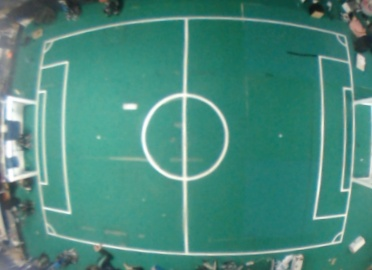
#> input picture Project1-robot_localization/Program/Kamera_lapangan/kamera_atas.jpg, 372 x 270 px
$ python calibrate.py
#> lines starting #> are read from the running program, lines starting #| are printed output that depends on the picture
##import numpy as np
##import cv2
##import glob
##
### termination criteria
##criteria = (cv2.TERM_CRITERIA_EPS + cv2.TERM_CRITERIA_MAX_ITER, 30, 0.001)
##
### prepare object points, like (0,0,0), (1,0,0), (2,0,0) ....,(6,5,0)
##objp = np.zeros((6*7,3), np.float32)
##objp[:,:2] = np.mgrid[0:7,0:6].T.reshape(-1,2)
##
### Arrays to store object points and image points from all the images.
# [8 lines of commented-out code are left out]
### Find the chess board corners
##ret, corners = cv2.findChessboardCorners(gray, (7,6),None)
##print(corners)
##print("=====")
##
### If found, add object points, image points (after refining them)
# [20 lines of commented-out code are left out]


import numpy as np
import cv2

img = cv2.imread('kamera_atas.jpg')
#> img is the input picture: shape (270, 372, 3); mean B, G, R 124.9, 137.9, 73.4
gray = cv2.cvtColor(img,cv2.COLOR_BGR2GRAY)
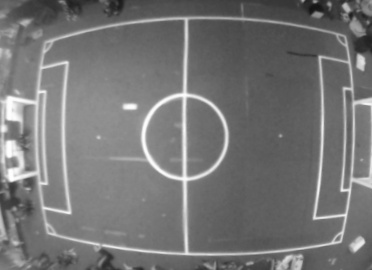
#> gray: shape (270, 372); min 19, max 255, mean 117.1

objp = np.zeros((10*7,3), np.float32)
objp[:,:2] = np.mgrid[0:7,0:10].T.reshape(-1,2)
objpoints = []
objpoints.append(objp)

imgpoints = np.array([[[[47,232]],[[42,203]],[[37,171]],[[36,138]],[[37,104]],[[39,71]],[[44,42]],
                       [[71,237]],[[66,207]],[[60,173]],[[48,137]],[[59,101]],[[62,66]],[[67,35]],
                       [[98,243]],[[94,212]],[[90,175]],[[88,136]],[[88,97]],[[91,60]],[[96,28]],
                       [[130,248]],[[127,215]],[[122,178]],[[123,136]],[[124,94]],[[126,56]],[[129,22]],
                       [[167,252]],[[165,218]],[[164,179]],[[163,136]],[[163,93]],[[164,52]],[[166,18]],
                       [[206,253]],[[205,220]],[[205,180]],[[206,137]],[[206,93]],[[206,52]],[[206,17]],
                       [[244,253]],[[246,219]],[[248,180]],[[249,136]],[[250,94]],[[249,53]],[[246,19]],
                       [[280,250]],[[285,217]],[[289,179]],[[290,138]],[[290,96]],[[287,56]],[[283,22]],
                       [[312,245]],[[318,214]],[[322,177]],[[324,139]],[[324,99]],[[322,61]],[[317,29]],
                       [[340,240]],[[347,211]],[[351,176]],[[353,140]],[[353,103]],[[350,67]],[[344,35]]]],dtype='f')

ret, mtx, dist, rvecs, tvecs = cv2.calibrateCamera(objpoints, imgpoints, gray.shape[::-1],None,None)
#> ret = 1.45; dist = [[-1, 0.935, 0.00348, 0.00579, -0.275]]; rvecs = ([0.0661, 0.14, -1.56],); tvecs = ([-4.78, 2.76, 9.75],)

h,  w = img.shape[:2]
#> h = 270; w = 372
newcameramtx, roi=cv2.getOptimalNewCameraMatrix(mtx,dist,(w,h),1,(w,h))
#> roi = (14, 36, 333, 201)
# undistort
dst = cv2.undistort(img, mtx, dist, None, newcameramtx)
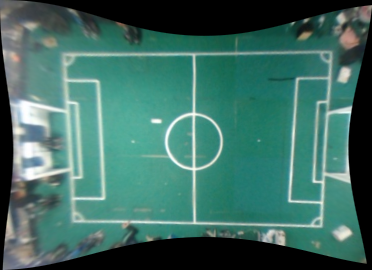
#> dst: shape (270, 372, 3); mean B, G, R 99.5, 108.6, 62.9
# crop the image
x,y,w,h = roi
dst = dst[y:y+h, x:x+w]
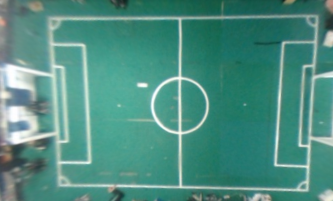
#> dst: shape (201, 333, 3); mean B, G, R 129.5, 142, 78.6
##cv2.imwrite('calibresult.jpg',dst)
np.save('mtx.npy', mtx)
np.save('dist.npy', dist)
np.save('newcameramtx.npy', newcameramtx)
cv2.imshow('calib',dst)
cv2.waitKey(0)
cv2.destroyAllWindows()

$ run again, with Project1-robot_localization/Program/Kamera_lapangan/chessboard.jpg copied over Project1-robot_localization/Program/Kamera_lapangan/kamera_atas.jpg
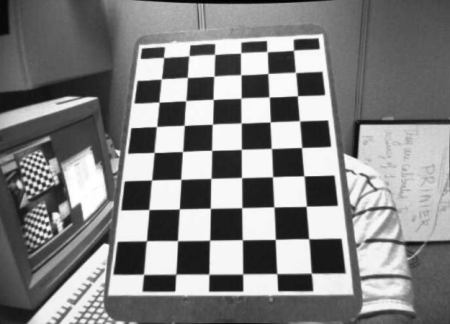
#> input picture Project1-robot_localization/Program/Kamera_lapangan/chessboard.jpg, 450 x 324 px
#> img is the input picture: shape (324, 450, 3); min 0, max 255, mean 130.5
#> `dst = cv2.undistort(img, mtx, dist, None, newcameramtx)`:
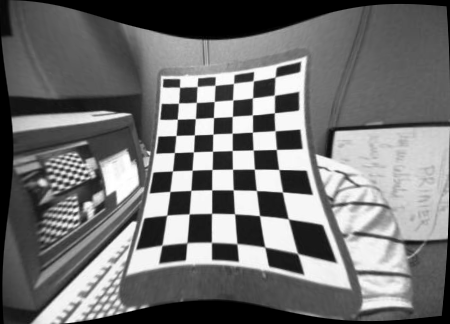
#> dst: shape (324, 450, 3); min 0, max 255, mean 114.3
#> `dst = dst[y:y+h, x:x+w]`:
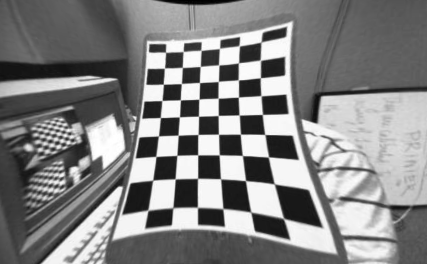
#> dst: shape (264, 427, 3); min 0, max 255, mean 131.5
